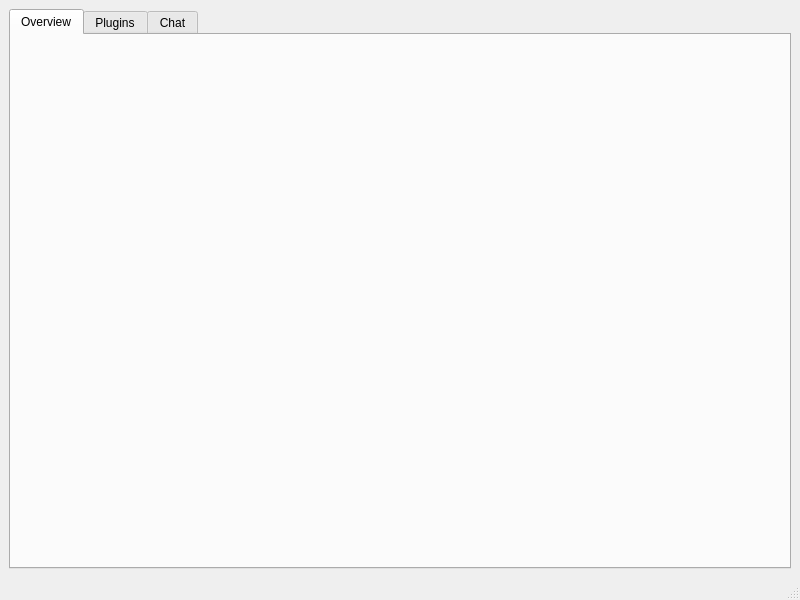
<?xml version="1.0" encoding="UTF-8"?>
<ui version="4.0">
 <class>MainWindow</class>
 <widget class="QMainWindow" name="MainWindow">
  <property name="geometry">
   <rect>
    <x>0</x>
    <y>0</y>
    <width>800</width>
    <height>600</height>
   </rect>
  </property>
  <property name="windowTitle">
   <string>Streaming Toolbox</string>
  </property>
  <widget class="QWidget" name="centralwidget">
   <layout class="QVBoxLayout" name="verticalLayout_2">
    <item>
     <widget class="QTabWidget" name="mainTabView">
      <property name="currentIndex">
       <number>0</number>
      </property>
      <widget class="QWidget" name="tabOverview">
       <attribute name="title">
        <string>Overview</string>
       </attribute>
      </widget>
      <widget class="QWidget" name="tabPlugins">
       <attribute name="title">
        <string>Plugins</string>
       </attribute>
       <layout class="QGridLayout" name="tabPluginsLayout">
        <item row="0" column="0">
         <widget class="QLabel" name="label">
          <property name="text">
           <string>Plugins</string>
          </property>
         </widget>
        </item>
        <item row="0" column="1">
         <widget class="QLabel" name="pluginSettingsLabel">
          <property name="text">
           <string>No plugin selected</string>
          </property>
         </widget>
        </item>
        <item row="1" column="1">
         <widget class="QTabWidget" name="pluginView">
          <property name="currentIndex">
           <number>0</number>
          </property>
          <widget class="QWidget" name="pluginSettingsTab">
           <attribute name="title">
            <string>Settings</string>
           </attribute>
          </widget>
          <widget class="QWidget" name="pluginTabAbout">
           <attribute name="title">
            <string>About</string>
           </attribute>
           <layout class="QVBoxLayout" name="verticalLayout_5">
            <item>
             <widget class="QTextBrowser" name="pluginAboutText">
              <property name="readOnly">
               <bool>true</bool>
              </property>
              <property name="html">
               <string>&lt;!DOCTYPE HTML PUBLIC &quot;-//W3C//DTD HTML 4.0//EN&quot; &quot;http://www.w3.org/TR/REC-html40/strict.dtd&quot;&gt;
&lt;html&gt;&lt;head&gt;&lt;meta name=&quot;qrichtext&quot; content=&quot;1&quot; /&gt;&lt;meta charset=&quot;utf-8&quot; /&gt;&lt;style type=&quot;text/css&quot;&gt;
p, li { white-space: pre-wrap; }
hr { height: 1px; border-width: 0; }
li.unchecked::marker { content: &quot;\2610&quot;; }
li.checked::marker { content: &quot;\2612&quot;; }
&lt;/style&gt;&lt;/head&gt;&lt;body style=&quot; font-family:'Noto Sans'; font-size:10pt; font-weight:400; font-style:normal;&quot;&gt;
&lt;p style=&quot;-qt-paragraph-type:empty; margin-top:0px; margin-bottom:0px; margin-left:0px; margin-right:0px; -qt-block-indent:0; text-indent:0px;&quot;&gt;&lt;br /&gt;&lt;/p&gt;&lt;/body&gt;&lt;/html&gt;</string>
              </property>
              <property name="openExternalLinks">
               <bool>true</bool>
              </property>
              <property name="openLinks">
               <bool>true</bool>
              </property>
             </widget>
            </item>
           </layout>
          </widget>
         </widget>
        </item>
        <item row="1" column="0">
         <widget class="QListWidget" name="pluginList">
          <property name="sizePolicy">
           <sizepolicy hsizetype="Maximum" vsizetype="Expanding">
            <horstretch>0</horstretch>
            <verstretch>0</verstretch>
           </sizepolicy>
          </property>
         </widget>
        </item>
       </layout>
      </widget>
      <widget class="QWidget" name="tabChat">
       <attribute name="title">
        <string>Chat</string>
       </attribute>
       <layout class="QVBoxLayout" name="verticalLayout_4">
        <item>
         <widget class="QListView" name="listView_3"/>
        </item>
       </layout>
      </widget>
     </widget>
    </item>
   </layout>
  </widget>
  <widget class="QMenuBar" name="menubar">
   <property name="geometry">
    <rect>
     <x>0</x>
     <y>0</y>
     <width>800</width>
     <height>23</height>
    </rect>
   </property>
  </widget>
  <widget class="QStatusBar" name="statusbar"/>
 </widget>
 <resources/>
 <connections/>
</ui>
